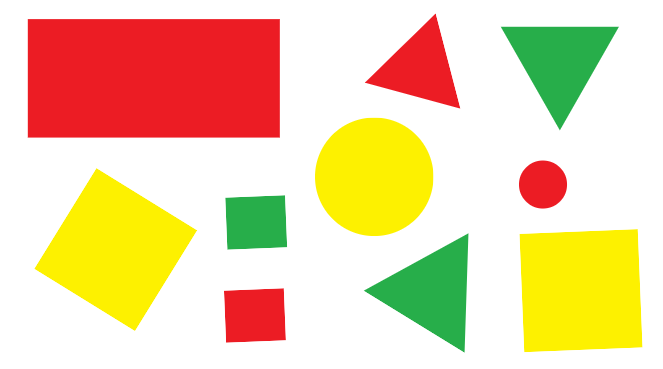
#> input picture Shape & Color Detection/Data/shape.png, 663 x 369 px, found by its file name
$ python detec_char.py
#> lines starting #> are read from the running program, lines starting #| are printed output that depends on the picture; after the words box and inside, x2 and y2 are one past the last pixel; in counts of white or black regions, pixels touching at a corner belong together
import cv2
import numpy as np

#Màu đỏ:
lower_red = np.array([160,100,100])
upper_red = np.array([180,255,255])

#Màu vàng:
lower_yellow = np.array([15,150,150])
upper_yellow = np.array([35,255,255])

#Màu xanh:
lower_green = np.array([40,50,50])
upper_green = np.array([90,255,255])

#đọc ảnh
img = cv2.imread("Data1/shape.png")
#> img is the input picture: shape (369, 663, 3); mean B, G, R 168.2, 211.5, 238.1

# [15 lines of commented-out code are left out]
tri,rec,sqr,cir=0,0,0,0
#xác định hình dạng của từng hình
def shape_detect(c):
    global tri,rec,sqr,cir
    # khởi tạo tên của hình và kích thước xấp xỉ của đường viền(contours)
    shape = "unidentified"
    peri = cv2.arcLength(c, True) # tính chu vi (perimeter) của đường viền
    approx = cv2.approxPolyDP(c, 0.04 * peri, True) # tính kích thước xấp xỉ
    # nếu là hình tam giác thì nó có ba đỉnh
    if len(approx) == 3:
        shape = "triangle"
        tri+=1
    # nếu là hình có bốn đỉnh thì nó có thể là hình chữ nhật hoặc hình vuông
    elif len(approx) == 4:
	# Tính toán khung giới hạn của đường viền và sử dụng các điểm thuộc khung đó để tính tỷ lệ khung hình
        (x, y, w, h) = cv2.boundingRect(approx)
        ar = w / float(h)
	# hình vuông sẽ có tỉ lệ khung hình(aspect ratio) xấp xỉ nhau
	# nếu tỉ lệ bằng 1 thì là hình vuông còn lại là hình chữ nhật
        if ar == 1:
            shape = "square"
            sqr+=1
        else:
            shape = "rectangle"
            rec+=1
    # còn lại sẽ là các hình tròn
    else:
        shape = "circle"
        cir+=1
    # trả về tên của hình
    return shape

#re,ye,gr: các biến đếm hình màu đỏ, màu vàng, màu xanh
re,ye,gr=0,0,0
#xác định màu của từng hình
def color_detect(hue):
    global re,ye,gr
    color = "unidentified"
    # nếu giá trị hue của điểm pixel từ 160 đến 180 là màu đỏ
    if hue >= 160 and hue <=180:
        color = "red"
        re+=1
    # nếu giá trị hue của điểm pixel từ 15 đến 35 là màu vàng
    elif hue >= 15 and hue <= 35:
        color = "yellow"
        ye+=1
    # nếu giá trị hue của điểm pixel từ 40 đến 90 là màu xanh
    elif hue >= 40 and hue <=90:
        color = "green"
        gr+=1
    return color

#chuyển ảnh từ hệ màu BGR sang xám
gray = cv2.cvtColor(img, cv2.COLOR_BGR2GRAY)
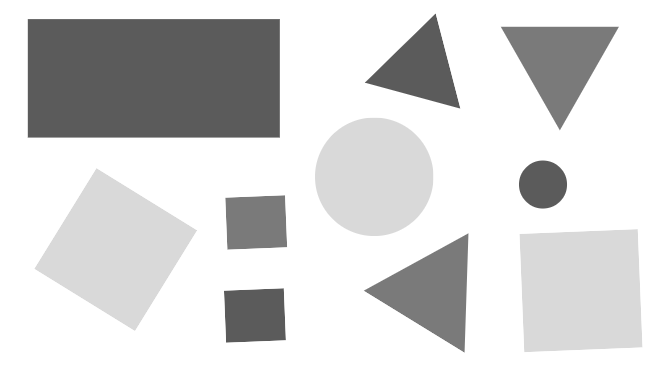
#> gray: shape (369, 663); min 91, max 255, mean 214.5
#chuyển từ hệ màu BGR sang hệ màu HSV
hsv = cv2.cvtColor(img, cv2.COLOR_BGR2HSV)
#> hsv: shape (369, 663, 3); mean H, S, V 38, 88.8, 246.6
#tách ngưỡng
_,threshold = cv2.threshold(gray, 230, 255, cv2.THRESH_BINARY)
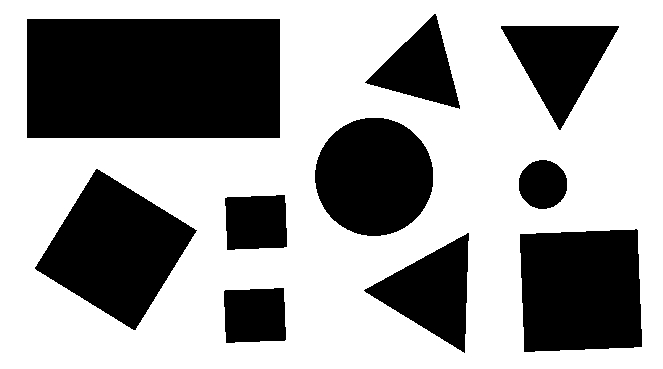
#> threshold: shape (369, 663); 61.6% white; 10 black regions
#xác định đường viền
contours,_ = cv2.findContours(threshold, cv2.RETR_TREE, cv2.CHAIN_APPROX_SIMPLE)
#> contours = 11 contours; largest, box (x1, y1, x2, y2) and area: (0, 0, 663, 369) 243616, (26, 18, 281, 139) 30478, (519, 228, 643, 353) 14128, (34, 168, 198, 331) 14091, (314, 117, 434, 237) 11139

i = 0
for c in contours:
    #khi xác định đường viền sẽ có đường viền của khung ảnh nên loại bỏ đường viền đó
    if i == 0:
        i = 1
        continue
    #xác định điểm trọng tâm của đường viền
    M = cv2.moments(c) #hàm cv2.moments(): nêu các đặc trưng của đường viền c
    if M["m00"] != {0,0}:
        cX = int(M["m10"] / M["m00"]) # tọa độ x của điểm trọng tâm đường viền
        cY = int(M["m01"] / M["m00"]) # tọa độ y của điểm trọng tâm đường viền
        #lấy pixel của điểm trọng tâm đường viền trên ảnh có hệ màu HSV
        pixel=hsv[cY, cX]
        #lấy chỉ số hue trong hệ màu HSV
        hue=pixel[0]
        shape = shape_detect(c)
        color = color_detect(hue)

        #ghi tên kiểu hình lên điểm trọng tâm của đường viền
        cv2.putText(img, shape, (cX-20, cY),cv2.FONT_HERSHEY_SIMPLEX, 0.5, (0, 0, 0), 2)
        #ghi tên kiểu hình lên điểm trọng tâm của đường viền
        cv2.putText(img, color, (cX-20, cY+10),cv2.FONT_HERSHEY_SIMPLEX, 0.5, (0, 0, 0), 2)
#> this loop made 11 passes
#> (cX, cY, pixel, hue, shape, peri in shape_detect, approx in shape_detect, x in shape_detect) on passes 2, 4, 5, 6: (254, 314, [179, 225, 236], 179, 'rectangle', 229.8, [[284, 288], [284, 341], [225, 342], [225, 289]], 225), (580, 290, [29, 255, 253], 29, 'rectangle', 480.5, [[636, 228], [642, 346], [524, 352], [519, 234]], 519), (255, 221, [68, 198, 174], 68, 'rectangle', 229.8, [[285, 195], [286, 247], [226, 249], [225, 197]], 225), (115, 249, [29, 255, 253], 29, 'rectangle', 504.7, [[96, 168], [197, 230], [135, 330], [34, 268]], 34)
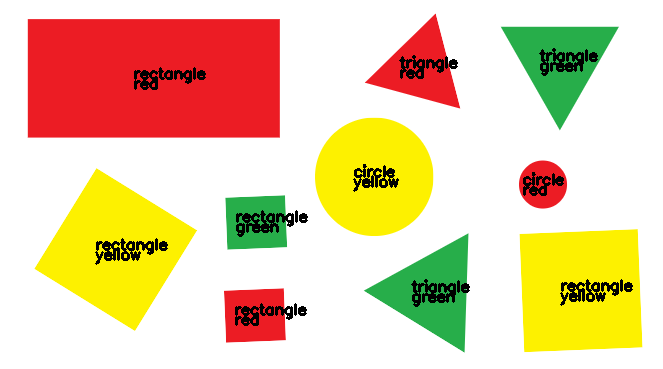
#> img: shape (369, 663, 3); 2.89% of pixels changed, all inside (x1, y1, x2, y2) = (95, 48, 633, 326)
#> after the loop, i = 1
#triangle,rectangle,square,circle:hình tam giác, hình chữ nhật, hình vuông, hình tròn
#red,yellow,green:màu đỏ,màu vàng,màu xanh

#ghi số lượng mỗi loại hình có trong ảnh
print("Có " + str(tri) + " hình tam giác,", str(rec) + " hình chữ nhật,", str(sqr) + " hình vuông,", str(cir) + " hình tròn")
#| Có 3 hình tam giác, 5 hình chữ nhật, 0 hình vuông, 2 hình tròn
#ghi số lượng các hình cùng màu
print("Có " + str(re) + " màu đỏ,", str(ye) + " màu vàng,", str(gr) + " màu xanh")
#| Có 4 màu đỏ, 3 màu vàng, 3 màu xanh

cv2.imshow("Image", img)
cv2.waitKey()
#> (the run stopped early here; a loop or call above may not have finished)

$ run again, with Shape & Color Detection/Data/pic1.png copied over Shape & Color Detection/Data/shape.png
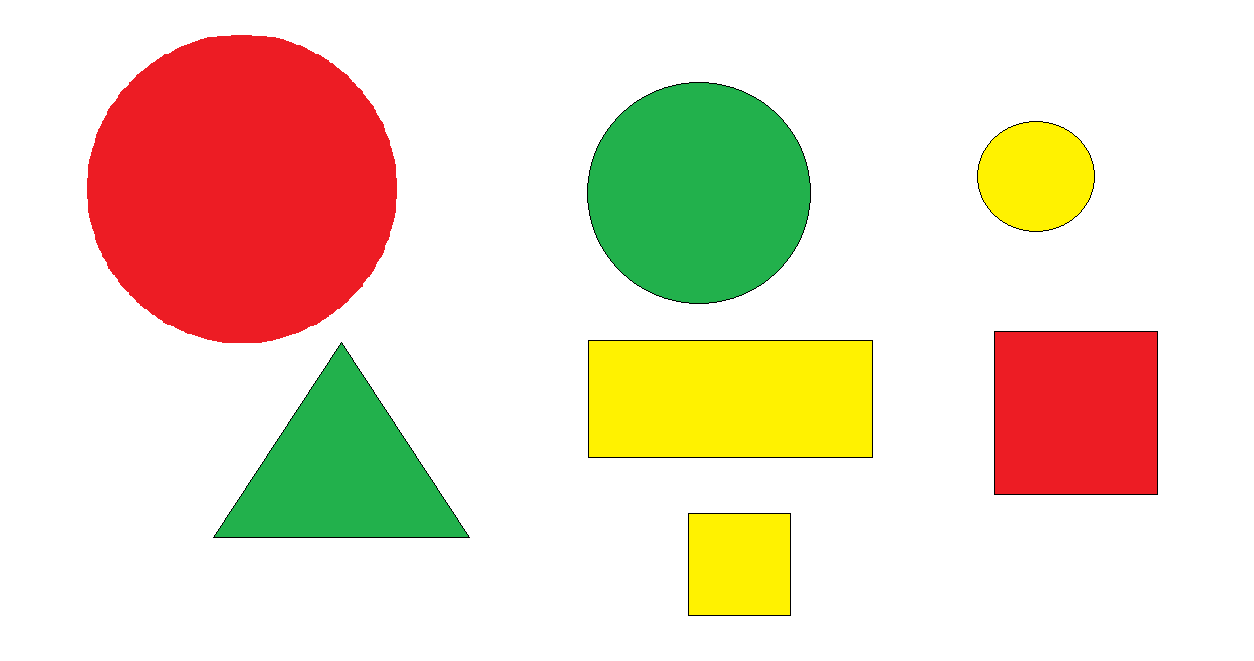
#> input picture Shape & Color Detection/Data/pic1.png, 1254 x 661 px, found by its file name
#> img is the input picture: shape (661, 1254, 3); mean B, G, R 197.3, 219.4, 234.9
#> hsv: shape (661, 1254, 3); mean H, S, V 28.9, 59.5, 245.8
#> `_,threshold = cv2.threshold(gray, 230, 255, cv2.THRESH_BINARY)`:
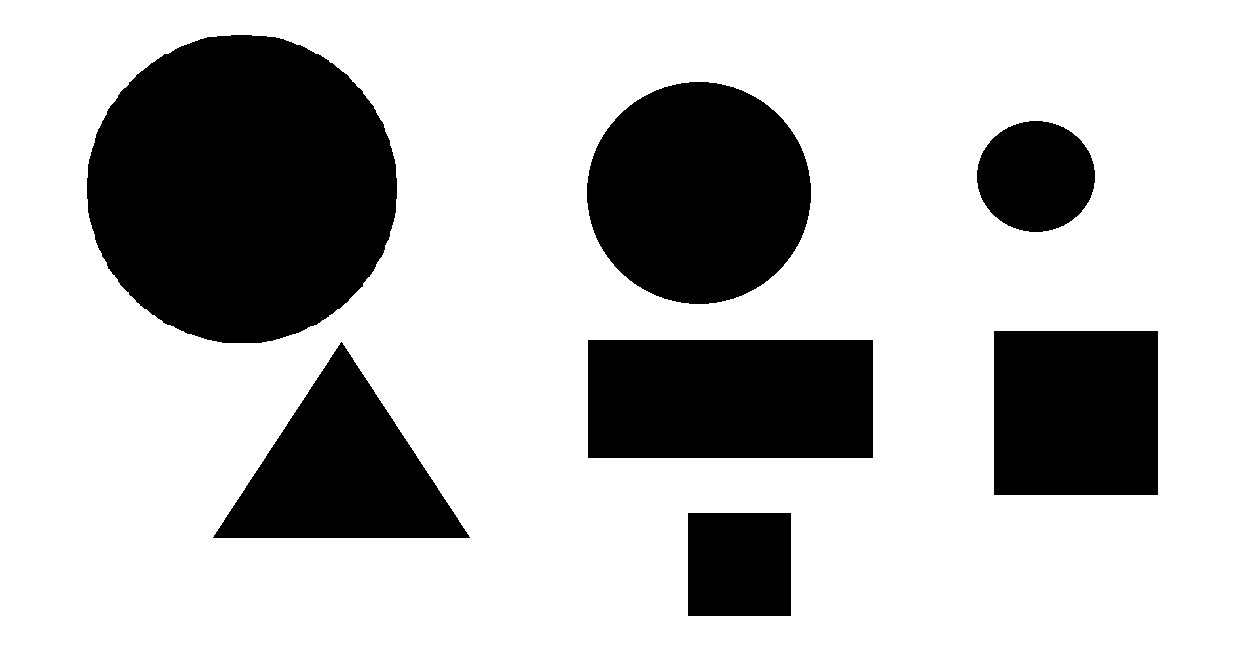
#> threshold: shape (661, 1254); 73.4% white; 7 black regions
#> contours = 8 contours; box (x1, y1, x2, y2) and area: (0, 0, 1254, 661) 826980, (86, 34, 398, 344) 75549, (586, 81, 812, 305) 39298, (587, 339, 874, 459) 34032, (993, 330, 1159, 496) 27223, (212, 341, 471, 539) 25608, (687, 512, 792, 617) 10814, (976, 120, 1096, 233) 10416
#> the loop `for c in contours:` made 8 passes
#> (cX, cY, pixel, hue, shape, peri in shape_detect, approx in shape_detect, x in shape_detect) on pass 5: (1075, 412, [179, 225, 237], 179, 'square', 657.7, [[993, 331], [1157, 330], [1158, 494], [994, 495]], 993)
#> after the loop `for c in contours:`:
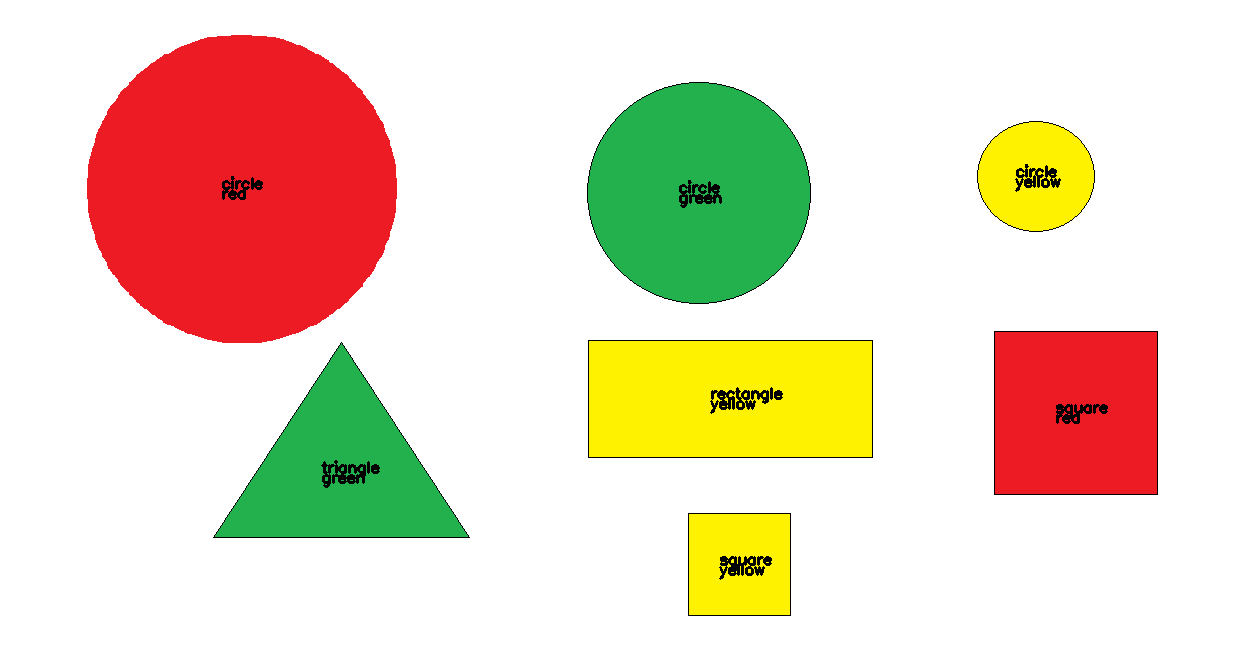
#> img: shape (661, 1254, 3); 0.54% of pixels changed, all inside (x1, y1, x2, y2) = (222, 164, 1108, 580)
#> after the loop `for c in contours:`: i = 1
#| Có 1 hình tam giác, 1 hình chữ nhật, 2 hình vuông, 3 hình tròn
#| Có 2 màu đỏ, 3 màu vàng, 2 màu xanh
